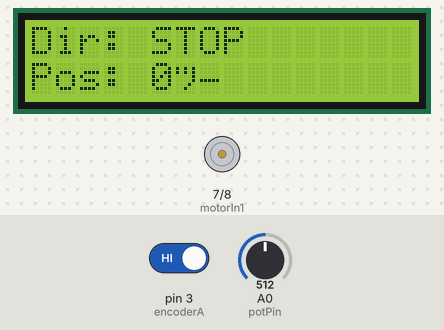
Recording of a sketch running on a simulated Arduino Uno, built with avr-gcc and run on an emulated ATmega328P. Shown: 16×2 character LCD, motor-driver pin pairs drawn as motors (green arrow = first pin HIGH = forward, orange = second pin HIGH = backward, longer = more drive, scaled by the enable pin). Inputs (shaded band) come from the test bench; at power-on: A0 (potPin) = 512, pin 3 (encoderA) HIGH. What the sketch prints to the serial monitor is not drawn.

Above: at 1.2 s.
1.3 s: A0 (potPin) set to 546
At 1.9 s:
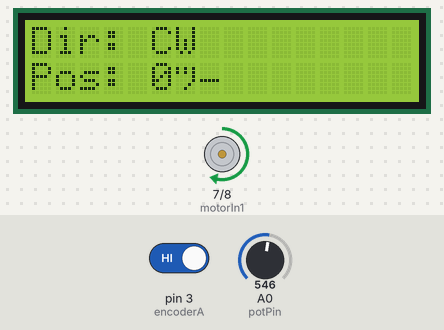
2.9 s: A0 (potPin) set to 480
At 3.8 s:
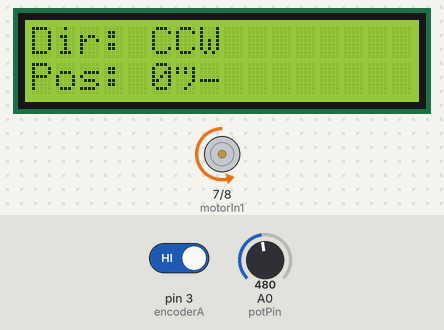
4.4 s: pin 3 (encoderA) driven LOW
At 5.7 s:
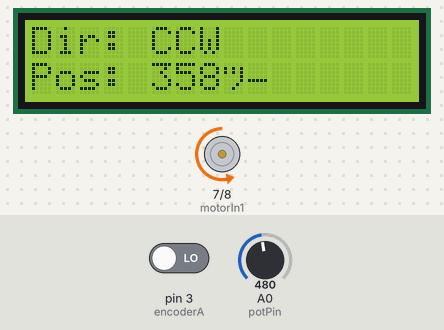
6.0 s: A0 (potPin) set to 507
At 7.3 s:
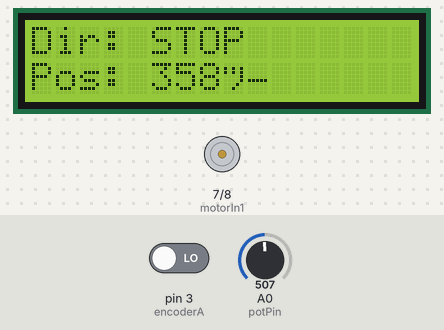
Timing chart, 0 to 8.6 s (numbered marks = the images above; inputs shaded):
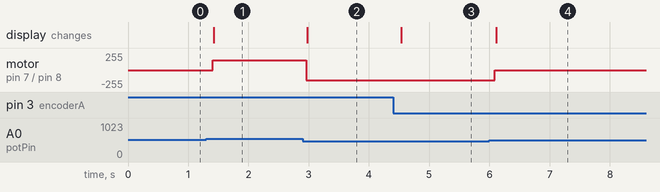

The sketch:

HW2.ino
```cpp
#include <Wire.h>
#include <LiquidCrystal_I2C.h>

// Initialize LCD
LiquidCrystal_I2C lcd(0x27, 16, 2); // Change the address if needed (e.g., 0x3F)

// Motor control pins
const int motorIn1 = 7;  // L298N IN1
const int motorIn2 = 8;  // L298N IN2
const int motorPWM = 9;  // L298N ENA (PWM)

// Encoder pin
const int encoderA = 3;  // Encoder A connected to pin 3 (interrupt pin)

// Potentiometer pin
const int potPin = A0;   // Potentiometer connected to A0

// Variables for motor control and position tracking
volatile int encoderCount = 0;  // Tracks encoder pulses
int motorSpeed = 0;             // Motor speed (0-255)
String motorDirection = "STOP"; // Stores motor direction
int potValue = 0;               // Potentiometer value

// Constants for encoder calculations
const int pulsesPerRevolution = 140;  // Adjust based on your encoder's specification
const int degreesPerPulse = 360 / pulsesPerRevolution;  // Degrees moved per pulse

void setup() {
  // Serial communication for debugging
  Serial.begin(9600);

  // Initialize LCD
  lcd.init();
  lcd.backlight();

  // Set motor pins as output
  pinMode(motorIn1, OUTPUT);
  pinMode(motorIn2, OUTPUT);
  pinMode(motorPWM, OUTPUT);

  // Set encoder pin as input
  pinMode(encoderA, INPUT_PULLUP);

  // Attach interrupt to encoder pin
  attachInterrupt(digitalPinToInterrupt(encoderA), updateEncoder, CHANGE);

  // Initial motor setup
  motorSpeed = 150;  // Set default speed
}

void loop() {
  // Read potentiometer value
  potValue = analogRead(potPin);

  // Print potentiometer value for debugging
  Serial.print("Potentiometer Value: ");
  Serial.println(potValue);

  // Calculate motor position in degrees
  int position =(encoderCount * degreesPerPulse) % 360;
  if (position < 0) {
  position += 360;  // Ensure position is always positive
}

  // Determine motor direction based on potentiometer value
  if (potValue < 490) {
    setMotorDirection("CCW");
  } else if (potValue > 530) {
    setMotorDirection("CW");
  } else {
    setMotorDirection("STOP");
  }

  // Display motor direction and position on LCD
  lcd.setCursor(0, 0);
  lcd.print("Dir: " + motorDirection + "   "); // Clear remaining characters
  lcd.setCursor(0, 1);
  lcd.print("Pos: " + String(position) + "°   ");

  // Delay for LCD update
  delay(200);
}

// Function to set motor direction
void setMotorDirection(String direction) {
  motorDirection = direction;
  if (direction == "CW") {
    digitalWrite(motorIn1, HIGH);
    digitalWrite(motorIn2, LOW);
    analogWrite(motorPWM, motorSpeed);
  } else if (direction == "CCW") {
    digitalWrite(motorIn1, LOW);
    digitalWrite(motorIn2, HIGH);
    analogWrite(motorPWM, motorSpeed);
  } else {
    digitalWrite(motorIn1, LOW);
    digitalWrite(motorIn2, LOW);
    analogWrite(motorPWM, 0);
  }
}

// Interrupt service routine for encoder
void updateEncoder() {
  // Check motor direction and update encoder count
  if (digitalRead(motorIn1) == HIGH && digitalRead(motorIn2) == LOW) {
    encoderCount++;  // CW direction
  } else if (digitalRead(motorIn1) == LOW && digitalRead(motorIn2) == HIGH) {
    encoderCount--;  // CCW direction
  }
}
```

Measured:
- the behaviour switches between 530 and 531 on A0 (potPin) (found by bisection; images 0 and 1)
- the behaviour switches between 489 and 490 on A0 (potPin) (found by bisection; images 3 and 4)
- after the input at 1.3 s, motor on pin 7 (motorIn1) / pin 8 (motorIn2): stopped → forward 150/255 after 0.11 s; the display: changes after 0.13 s (image 1)
- after the input at 2.9 s, motor on pin 7 (motorIn1) / pin 8 (motorIn2): forward 150/255 → backward 150/255 after 0.06 s; the display: changes after 0.08 s (image 2)
- after the input at 4.4 s, the display: changes after 0.14 s (image 3)
- after the input at 6.0 s, motor on pin 7 (motorIn1) / pin 8 (motorIn2): backward 150/255 → stopped after 0.09 s; the display: changes after 0.11 s (image 4)
